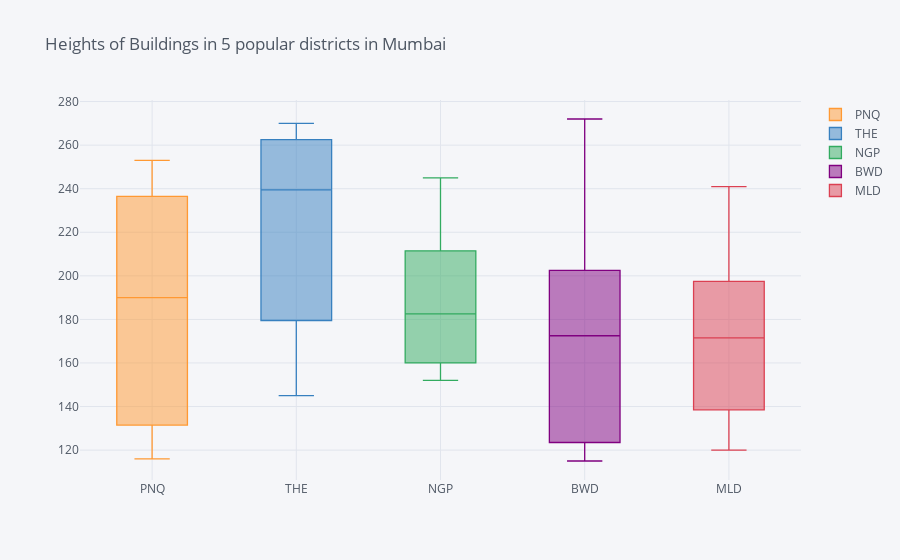

The notebook cell saved with this chart:
### Code cell
# A box plot demonstrating the data regarding the towers in each district in Mumbai

Mumbai.iplot(kind='box',title='Heights of Buildings in 5 popular districts in Mumbai')

### Figure 1 — Plotly figure (JSON) as saved in the notebook; plotly's stock layout.template omitted (floating-point values rounded to 4 significant figures)
{"data": [{"boxpoints": false, "line": {"width": 1.3}, "marker": {"color": "rgba(255, 153, 51, 1.0)"}, "name": "PNQ", "orientation": "v", "type": "box", "y": [213, 137, 167, 238, 235, 126, 116, 253]}, {"boxpoints": false, "line": {"width": 1.3}, "marker": {"color": "rgba(55, 128, 191, 1.0)"}, "name": "THE", "orientation": "v", "type": "box", "y": [203, 270, 257, 242, 145, 237, 156, 268]}, {"boxpoints": false, "line": {"width": 1.3}, "marker": {"color": "rgba(50, 171, 96, 1.0)"}, "name": "NGP", "orientation": "v", "type": "box", "y": [166, 184, 154, 225, 198, 181, 245, 152]}, {"boxpoints": false, "line": {"width": 1.3}, "marker": {"color": "rgba(128, 0, 128, 1.0)"}, "name": "BWD", "orientation": "v", "type": "box", "y": [131, 174, 177, 115, 171, 272, 116, 228]}, {"boxpoints": false, "line": {"width": 1.3}, "marker": {"color": "rgba(219, 64, 82, 1.0)"}, "name": "MLD", "orientation": "v", "type": "box", "y": [202, 167, 176, 193, 241, 149, 120, 128]}], "layout": {"legend": {"bgcolor": "#F5F6F9", "font": {"color": "#4D5663"}}, "paper_bgcolor": "#F5F6F9", "plot_bgcolor": "#F5F6F9", "title": {"font": {"color": "#4D5663"}, "text": "Heights of Buildings in 5 popular districts in Mumbai"}, "xaxis": {"gridcolor": "#E1E5ED", "showgrid": true, "tickfont": {"color": "#4D5663"}, "title": {"font": {"color": "#4D5663"}, "text": ""}, "zerolinecolor": "#E1E5ED"}, "yaxis": {"gridcolor": "#E1E5ED", "showgrid": true, "tickfont": {"color": "#4D5663"}, "title": {"font": {"color": "#4D5663"}, "text": ""}, "zerolinecolor": "#E1E5ED"}}}
